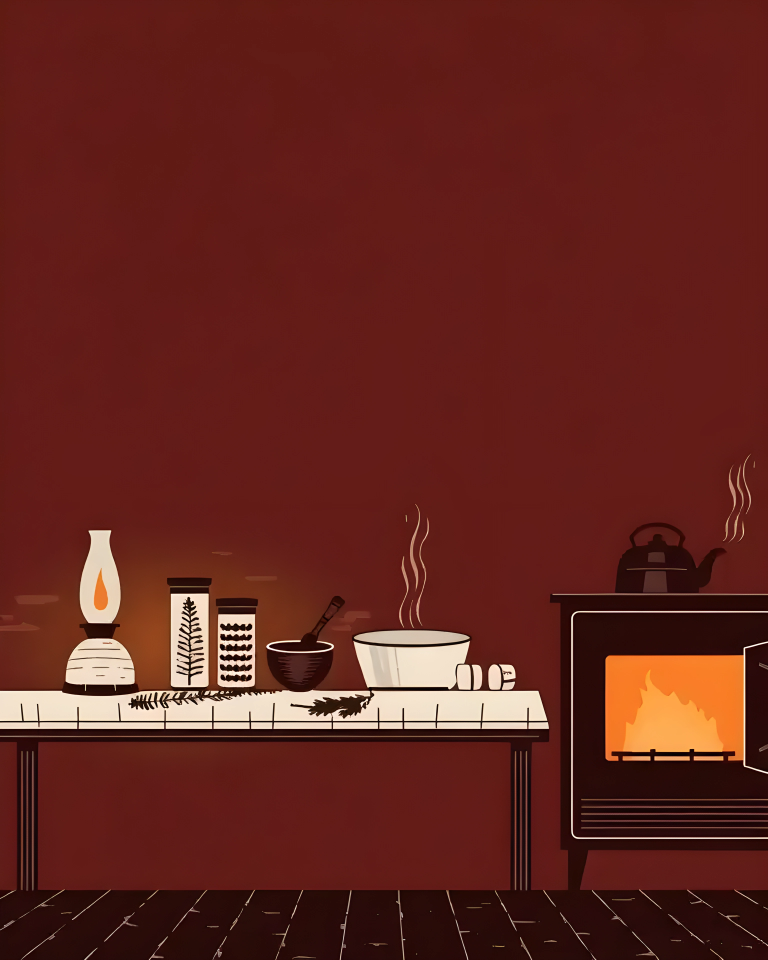
#> input picture images/tomes/essais-ia/tome-2/tome-2-1-x4.png, 3072 x 3840 px (shown at 1/4 size)
$ python texture_mur.py tome-2-1-x4.png out.png
#> lines starting #> are read from the running program, lines starting #| are printed output that depends on the picture; after the words box and inside, x2 and y2 are one past the last pixel; in counts of white or black regions, pixels touching at a corner belong together
"""La texture du mur du fond (JP, 19 octobre 2026 : « ajoute juste de la texture au mur du fond, subtile mais
présente »). Dernier maillon de la chaîne de l'image de titre du tome 2 :

    python3 pimp_soin1.py tome-2-1-x4.png T1.png
    python3 cadre_mur.py T1.png cadre-gravure/gravure-lac.png T2.png
    python3 texture_mur.py T2.png ../../titre-tome-2.jpg [--style enduit|planches|toile] [--force 1.0]

Le masque du mur : les points dont la couleur suit la gamme du mur (le rouge sombre, jusqu'à l'orangé de la lueur de
la lampe), sur un aplat lisse, en morceaux assez grands ; le cadre est exclu. La texture module la clarté du mur (elle
multiplie la couleur), donc la lueur de la lampe reste entière. Le masque s'arrête un point avant les contours, sous le
trait noir des objets, et ne se voit pas.
"""
import sys, argparse
import numpy as np
from PIL import Image
from scipy import ndimage as ndi

ap = argparse.ArgumentParser()
ap.add_argument('src'); ap.add_argument('dst')
ap.add_argument('--style', default='enduit', choices=['enduit', 'planches', 'toile'])
ap.add_argument('--force', type=float, default=1.0)
ap.add_argument('--masque', help='écrit aussi le masque (contrôle)')
o = ap.parse_args()

img = Image.open(o.src).convert('RGB')
#> img is the input picture: PIL image 3072x3840 RGB; mean R, G, B 99.9, 37.6, 30.6
a = np.asarray(img).astype(np.float32)
H, W = a.shape[:2]
#> H = 3840; W = 3072
K = W / 768.0                                  # les coordonnées du dessin sont en 768 × 960
#> K = 4
rng = np.random.default_rng(2026)

# --- le masque du mur
R, G, B = a[..., 0], a[..., 1], a[..., 2]
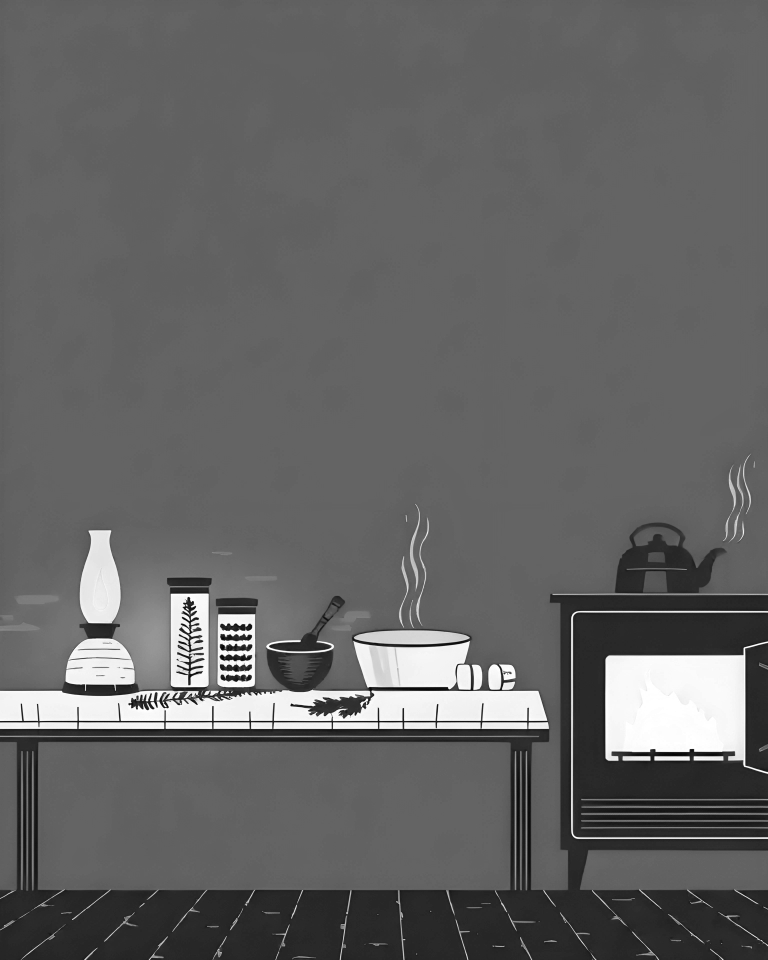
#> R: shape (3840, 3072) float32 (shown at 1/4 size); min 4, max 255, mean 99.9
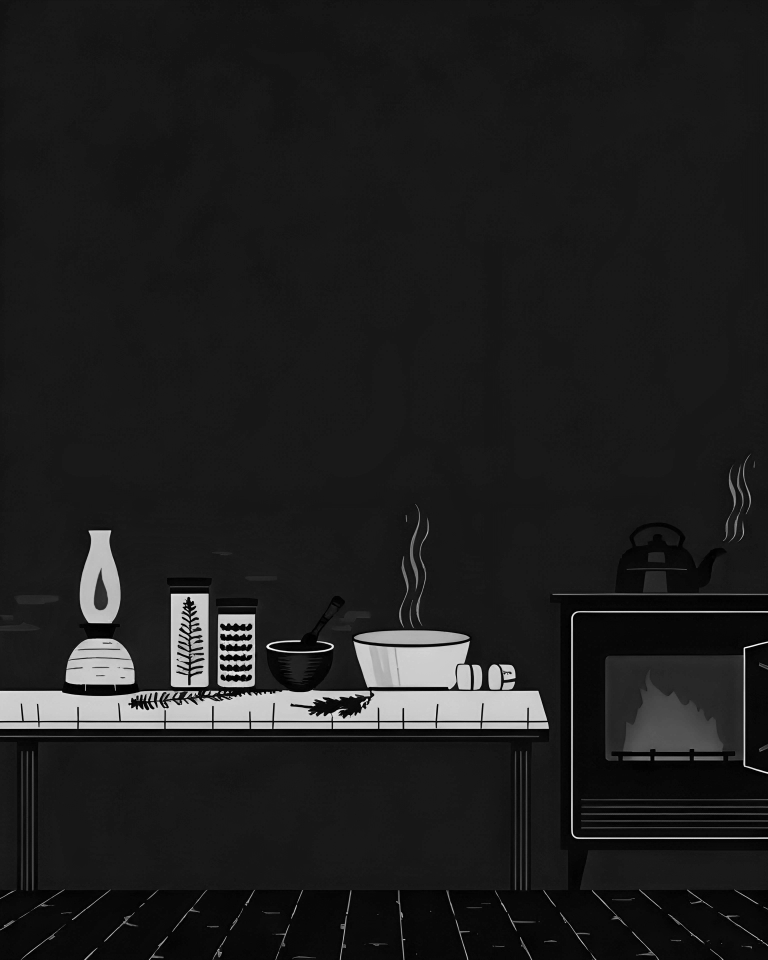
#> B: shape (3840, 3072) float32 (shown at 1/4 size); min 0, max 255, mean 30.6
gamme = (np.abs(G - (28 + 0.62 * (R - 97))) < 7) & (B > 15) & (B < 34) & (R > 88) & (R < 168)
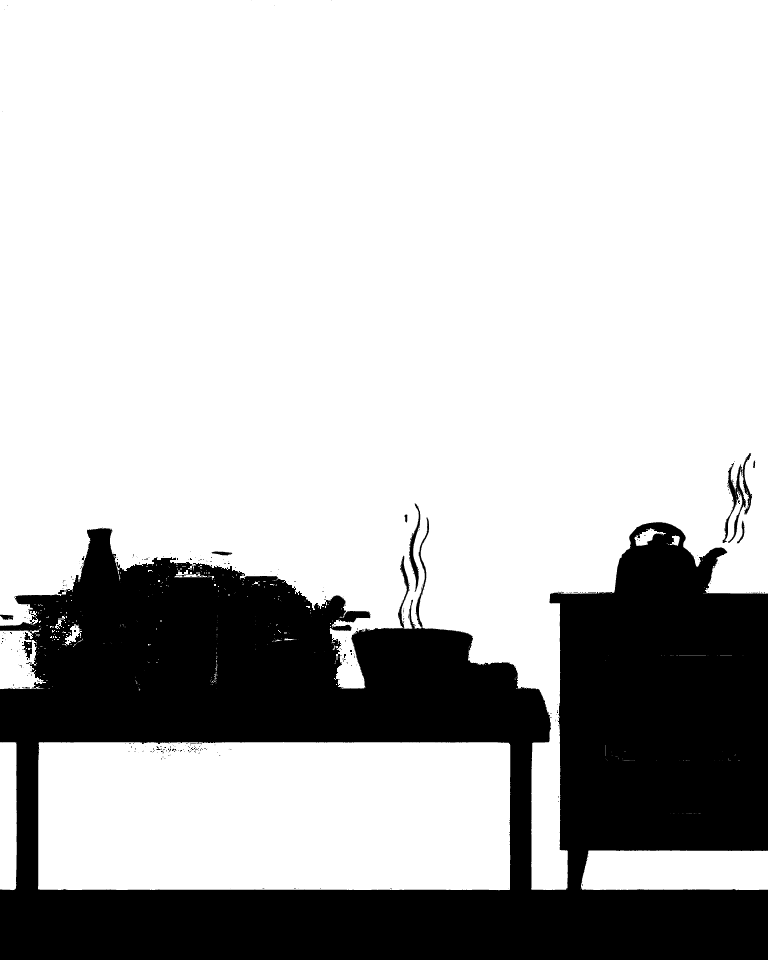
#> gamme: shape (3840, 3072) bool (shown at 1/4 size); 73.7% white; 484 black regions (439 under 20 px), largest, box (x1, y1, x2, y2) and area: (0, 2069, 3072, 3840) 3080930, (2890, 1812, 3009, 2172) 9563, (1636, 2014, 1681, 2367) 4315
lisse = ndi.gaussian_filter(a, (1.2, 1.2, 0))
grad = np.abs(ndi.sobel(lisse, 0)).sum(2) + np.abs(ndi.sobel(lisse, 1)).sum(2)
m = gamme & (grad < 40)
#> m: shape (3840, 3072) bool; 68.6% white; 61588 black regions (55772 under 20 px), largest, box (x1, y1, x2, y2) and area: (0, 1789, 3072, 3840) 3216265, (843, 2192, 935, 2229) 1690, (975, 171, 1201, 329) 1369
m[int(890 * K):] = False                       # le plancher
X0, Y0, X1, Y1 = 468, 355, 698, 501             # le cadre (cadre_mur.py)
m[int((Y0 - 1) * K):int((Y1 + 1) * K), int((X0 - 1) * K):int((X1 + 1) * K)] = False
#> m: shape (3840, 3072) bool; 64% white; 58943 black regions (53235 under 20 px), largest, box (x1, y1, x2, y2) and area: (0, 1789, 3072, 3840) 3216265, (1860, 1407, 2796, 2016) 549627, (843, 2192, 935, 2229) 1690
m = ndi.binary_opening(m, iterations=2)
#> m: shape (3840, 3072) bool; 62.1% white; 34527 black regions (28384 under 20 px), largest, box (x1, y1, x2, y2) and area: (0, 1775, 3072, 3840) 3311931, (1853, 1406, 2797, 2017) 550398, (325, 111, 579, 260) 7897
lab, n = ndi.label(m)
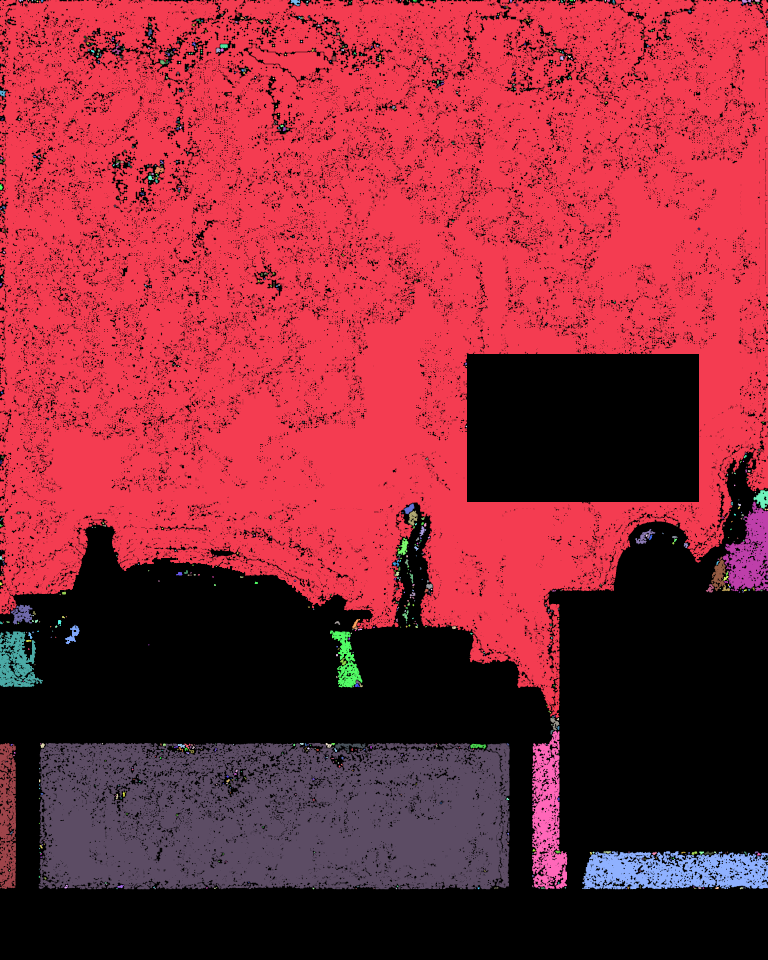
#> lab: shape (3840, 3072) int32 (shown at 1/4 size); 905 distinct labels, from 0 to 904; one colour per label, 0 black
#> n = 904
tailles = ndi.sum(m, lab, range(1, n + 1))
#> tailles = 904 values, max 6060686 at index 0, min 13 at index 2, mean 8101.7
m = np.isin(lab, 1 + np.flatnonzero(tailles > 4000 * (K / 4) ** 2))
#> m: shape (3840, 3072) bool; 61.5% white; 34459 black regions (28328 under 20 px), largest, box (x1, y1, x2, y2) and area: (0, 1775, 3072, 3840) 3355774, (1853, 1406, 2797, 2017) 550518, (325, 111, 579, 260) 9355
m = ndi.binary_closing(m, iterations=3) & gamme
#> m: shape (3840, 3072) bool; 65.2% white; 1954 black regions (104 under 20 px), largest, box (x1, y1, x2, y2) and area: (0, 0, 3072, 3840) 3361192, (1853, 1412, 2797, 2012) 550207, (567, 639, 661, 744) 4620
trous, nt = ndi.label(~m)                     # les petits trous du mur (taches à peine plus claires) : la texture
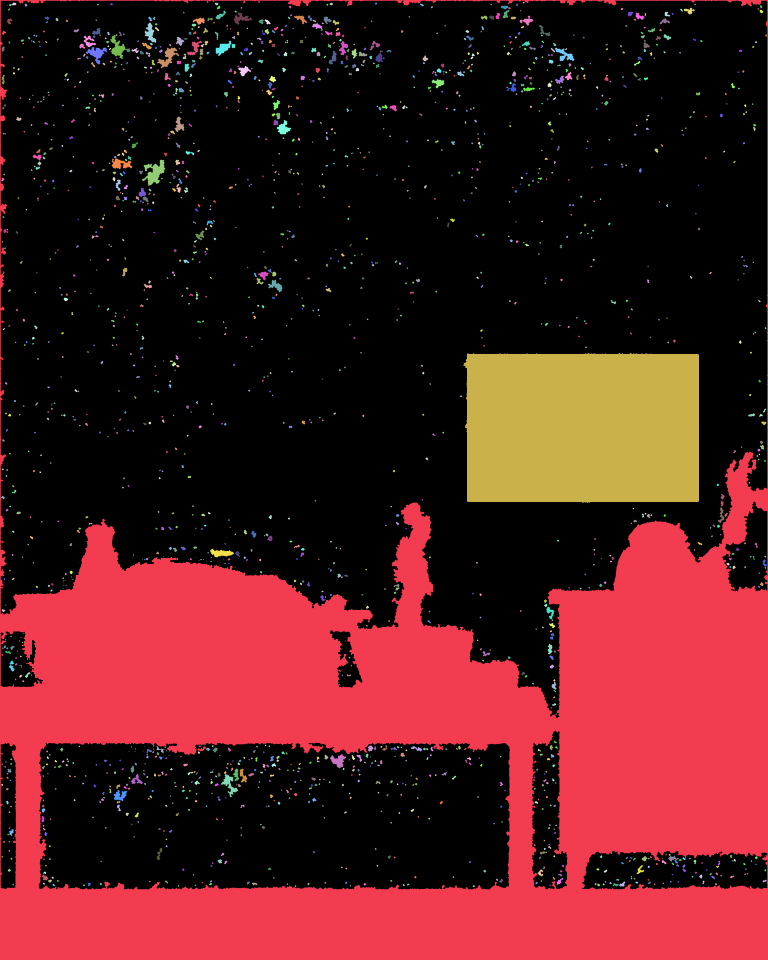
#> trous: shape (3840, 3072) int32 (shown at 1/4 size); 1999 distinct labels, from 0 to 1998; one colour per label, 0 black
#> nt = 1998
tt = ndi.sum(~m, trous, range(1, nt + 1))      # passe dessus, sinon elle laisse des pastilles lisses
#> tt = 1998 values, max 3360640 at index 0, min 1 at index 1259, mean 2053.9
m |= np.isin(trous, 1 + np.flatnonzero(tt < 2500 * (K / 4) ** 2))
#> m: shape (3840, 3072) bool; 66.8% white; 5 black regions, box (x1, y1, x2, y2) and area: (0, 0, 3072, 3840) 3360640, (1853, 1412, 2797, 2012) 550207, (567, 639, 661, 744) 4620, (628, 190, 717, 273) 2763, (440, 140, 504, 236) 2685
m = ndi.binary_erosion(m, iterations=1)
#> m: shape (3840, 3072) bool; 66.5% white; 5 black regions, box (x1, y1, x2, y2) and area: (0, 0, 3072, 3840) 3390842, (1852, 1411, 2798, 2013) 553252, (566, 638, 662, 745) 5062, (627, 189, 718, 274) 3095, (439, 139, 505, 237) 2979
ombre = np.zeros_like(m)                       # l'ombre du cadre est sur le mur : les planches passent dessous
ombre[int((Y0 + 6) * K + 2):int((Y1 + 6) * K - 1), int((X0 + 5) * K + 2):int((X1 + 5) * K - 1)] = True
ombre[int((Y0 - 0.5) * K):int((Y1 + 0.5) * K), int((X0 - 0.5) * K):int((X1 + 0.5) * K)] = False
m |= ombre
doux = ndi.gaussian_filter(m.astype(np.float32), 1.2)

def bruit(sy, sx, graine):
    r = np.random.default_rng(graine).standard_normal((H, W)).astype(np.float32)
    r = ndi.gaussian_filter(r, (sy, sx))
    return r / (r.std() + 1e-6)

def nuages(graine, echelles=(220, 90, 36), poids=(1.0, 0.6, 0.35)):
#> called with graine = 11, echelles = (220, 90, 36), poids = (1, 0.6, 0.35)
    t = np.zeros((H, W), np.float32)
    for i, (e, p) in enumerate(zip(echelles, poids)):
        h, w = max(2, int(H / e)), max(2, int(W / e))
        r = np.random.default_rng(graine + i).standard_normal((h, w)).astype(np.float32)
        r = np.asarray(Image.fromarray(r).resize((W, H), Image.BICUBIC))
        t += p * r
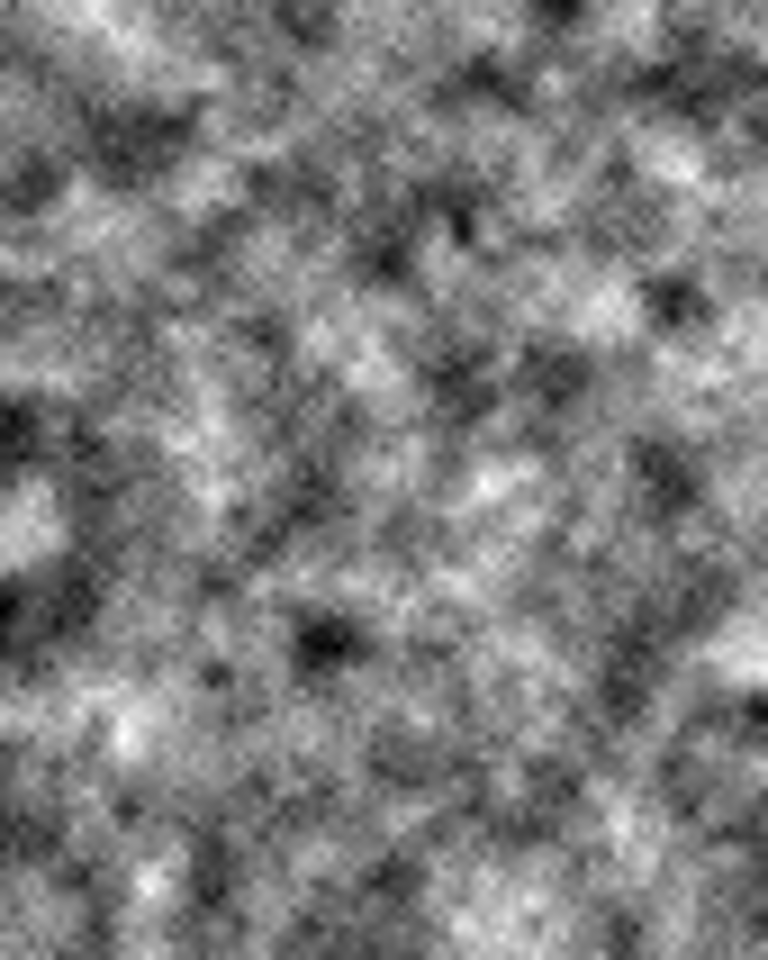
#> t: shape (3840, 3072) float32 (shown at 1/4 size); min -3.4, max 3.61, mean 0.0489; drawn with min black and max white
    return t / t.std()

if o.style == 'enduit':
    # un enduit peint à la brosse : des nuages larges, des passes de brosse couchées, un grain fin
    t = 0.030 * nuages(11) + 0.016 * bruit(1.6 * K, 26 * K, 12) + 0.012 * bruit(0.6, 0.6, 13)
elif o.style == 'planches':
    # des planches verticales peintes : les joints, le fil du bois, une planche un peu plus claire que l'autre
    larg = 68 * K
    x = np.arange(W)
    t = np.zeros((H, W), np.float32)
    bord = (x % larg)
    joint = np.exp(-0.5 * (bord / (1.0 * K)) ** 2) + np.exp(-0.5 * ((larg - bord) / (1.0 * K)) ** 2)
    reflet = np.exp(-0.5 * ((bord - 2.6 * K) / (1.2 * K)) ** 2)
    t += (-0.16 * joint + 0.035 * reflet)[None, :]
    idx = (x // larg).astype(int)
    t += 0.018 * np.random.default_rng(21).standard_normal(idx.max() + 1).astype(np.float32)[idx][None, :]
    t += 0.022 * bruit(40 * K, 0.7 * K, 22) + 0.010 * bruit(0.6, 0.6, 23)
else:
    # une toile : la trame et la chaîne, fines, et un léger nuage
    t = 0.014 * bruit(0.5 * K, 6 * K, 31) + 0.014 * bruit(6 * K, 0.5 * K, 32) + 0.018 * nuages(33) + 0.008 * bruit(0.6, 0.6, 34)

t *= o.force
out = a * (1 + t * doux)[..., None]
Image.fromarray(np.clip(out, 0, 255).round().astype(np.uint8)).save(o.dst, quality=95, subsampling=0)
if o.masque:
    Image.fromarray((doux * 255).astype(np.uint8)).resize((768, 960)).save(o.masque)
print('mur : %.1f %% de l\'image, style %s, force %.2f' % (100 * m.mean(), o.style, o.force))
#| mur : 66.5 % de l'image, style enduit, force 1.00
